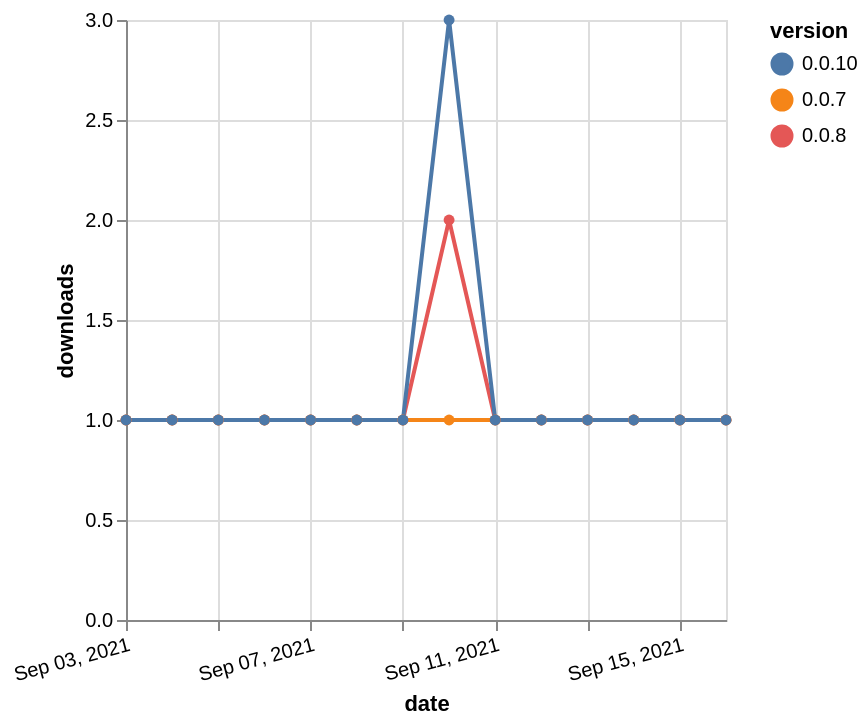

The specification (Vega-Lite) saved for this image:
### Vega-Lite specification from a JSON file in a GitHub repository (floating-point values rounded to 4 significant figures)
{"$schema": "https://vega.github.io/schema/vega-lite/v5.json", "description": "A simple bar chart with embedded data.", "data": {"values": [{"date": "2021-09-03", "total": 133, "delta": 1, "version": "0.0.8"}, {"date": "2021-09-04", "total": 134, "delta": 1, "version": "0.0.8"}, {"date": "2021-09-05", "total": 135, "delta": 1, "version": "0.0.8"}, {"date": "2021-09-06", "total": 136, "delta": 1, "version": "0.0.8"}, {"date": "2021-09-07", "total": 137, "delta": 1, "version": "0.0.8"}, {"date": "2021-09-08", "total": 138, "delta": 1, "version": "0.0.8"}, {"date": "2021-09-09", "total": 139, "delta": 1, "version": "0.0.8"}, {"date": "2021-09-10", "total": 141, "delta": 2, "version": "0.0.8"}, {"date": "2021-09-11", "total": 142, "delta": 1, "version": "0.0.8"}, {"date": "2021-09-12", "total": 143, "delta": 1, "version": "0.0.8"}, {"date": "2021-09-13", "total": 144, "delta": 1, "version": "0.0.8"}, {"date": "2021-09-14", "total": 145, "delta": 1, "version": "0.0.8"}, {"date": "2021-09-15", "total": 146, "delta": 1, "version": "0.0.8"}, {"date": "2021-09-16", "total": 147, "delta": 1, "version": "0.0.8"}, {"date": "2021-09-03", "total": 169, "delta": 1, "version": "0.0.7"}, {"date": "2021-09-04", "total": 170, "delta": 1, "version": "0.0.7"}, {"date": "2021-09-05", "total": 171, "delta": 1, "version": "0.0.7"}, {"date": "2021-09-06", "total": 172, "delta": 1, "version": "0.0.7"}, {"date": "2021-09-07", "total": 173, "delta": 1, "version": "0.0.7"}, {"date": "2021-09-08", "total": 174, "delta": 1, "version": "0.0.7"}, {"date": "2021-09-09", "total": 175, "delta": 1, "version": "0.0.7"}, {"date": "2021-09-10", "total": 176, "delta": 1, "version": "0.0.7"}, {"date": "2021-09-11", "total": 177, "delta": 1, "version": "0.0.7"}, {"date": "2021-09-12", "total": 178, "delta": 1, "version": "0.0.7"}, {"date": "2021-09-13", "total": 179, "delta": 1, "version": "0.0.7"}, {"date": "2021-09-14", "total": 180, "delta": 1, "version": "0.0.7"}, {"date": "2021-09-15", "total": 181, "delta": 1, "version": "0.0.7"}, {"date": "2021-09-16", "total": 182, "delta": 1, "version": "0.0.7"}, {"date": "2021-09-03", "total": 140, "delta": 1, "version": "0.0.10"}, {"date": "2021-09-04", "total": 141, "delta": 1, "version": "0.0.10"}, {"date": "2021-09-05", "total": 142, "delta": 1, "version": "0.0.10"}, {"date": "2021-09-06", "total": 143, "delta": 1, "version": "0.0.10"}, {"date": "2021-09-07", "total": 144, "delta": 1, "version": "0.0.10"}, {"date": "2021-09-08", "total": 145, "delta": 1, "version": "0.0.10"}, {"date": "2021-09-09", "total": 146, "delta": 1, "version": "0.0.10"}, {"date": "2021-09-10", "total": 149, "delta": 3, "version": "0.0.10"}, {"date": "2021-09-11", "total": 150, "delta": 1, "version": "0.0.10"}, {"date": "2021-09-12", "total": 151, "delta": 1, "version": "0.0.10"}, {"date": "2021-09-13", "total": 152, "delta": 1, "version": "0.0.10"}, {"date": "2021-09-14", "total": 153, "delta": 1, "version": "0.0.10"}, {"date": "2021-09-15", "total": 154, "delta": 1, "version": "0.0.10"}, {"date": "2021-09-16", "total": 155, "delta": 1, "version": "0.0.10"}]}, "width": "container", "mark": {"type": "line", "point": {"filled": true}}, "encoding": {"x": {"field": "date", "type": "temporal", "timeUnit": "yearmonthdate", "title": "date", "axis": {"labelAngle": -15}}, "y": {"field": "delta", "type": "quantitative", "title": "downloads"}, "color": {"field": "version", "type": "nominal"}, "tooltip": {"field": "delta"}}}
